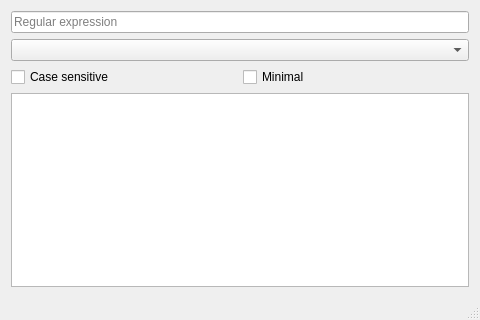
<?xml version="1.0" encoding="UTF-8"?>
<ui version="4.0">
 <class>RegExTester</class>
 <widget class="QMainWindow" name="RegExTester">
  <property name="geometry">
   <rect>
    <x>0</x>
    <y>0</y>
    <width>480</width>
    <height>320</height>
   </rect>
  </property>
  <property name="windowTitle">
   <string>RegExTester</string>
  </property>
  <widget class="QWidget" name="centralWidget">
   <layout class="QVBoxLayout" name="verticalLayout">
    <item>
     <widget class="QLineEdit" name="lineEdit">
      <property name="placeholderText">
       <string>Regular expression</string>
      </property>
     </widget>
    </item>
    <item>
     <widget class="QComboBox" name="patternSyntax"/>
    </item>
    <item>
     <layout class="QHBoxLayout" name="horizontalLayout">
      <item>
       <widget class="QCheckBox" name="caseSensitivity">
        <property name="text">
         <string>Case sensitive</string>
        </property>
       </widget>
      </item>
      <item>
       <widget class="QCheckBox" name="minimal">
        <property name="text">
         <string>Minimal</string>
        </property>
       </widget>
      </item>
     </layout>
    </item>
    <item>
     <widget class="QTextEdit" name="textEdit">
      <property name="acceptRichText">
       <bool>true</bool>
      </property>
     </widget>
    </item>
   </layout>
  </widget>
  <widget class="QStatusBar" name="statusBar"/>
 </widget>
 <layoutdefault spacing="6" margin="11"/>
 <resources/>
 <connections/>
</ui>
